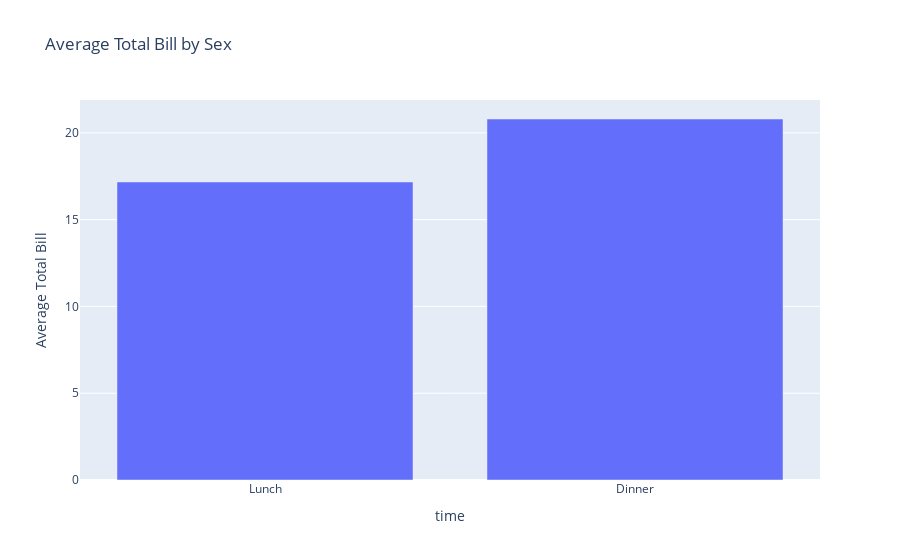

Here is the notebook cell this chart was saved with:
### Code cell
fig = px.bar(time_avg, x='time', y='total_bill', title='Average Total Bill by Sex',
    labels={'sex': 'Sex', 'total_bill': 'Average Total Bill'}
)

fig.show()

### Figure 1 — Plotly figure (JSON) as saved in the notebook; plotly's stock layout.template omitted (floating-point values rounded to 4 significant figures)
{"data": [{"hovertemplate": "time=%{x}<br>Average Total Bill=%{y}<extra></extra>", "legendgroup": "", "marker": {"color": "#636efa", "pattern": {"shape": ""}}, "name": "", "orientation": "v", "showlegend": false, "textposition": "auto", "type": "bar", "x": ["Lunch", "Dinner"], "xaxis": "x", "y": [17.17, 20.8], "yaxis": "y"}], "layout": {"barmode": "relative", "legend": {"tracegroupgap": 0}, "title": {"text": "Average Total Bill by Sex"}, "xaxis": {"anchor": "y", "domain": [0, 1], "title": {"text": "time"}}, "yaxis": {"anchor": "x", "domain": [0, 1], "title": {"text": "Average Total Bill"}}}}
